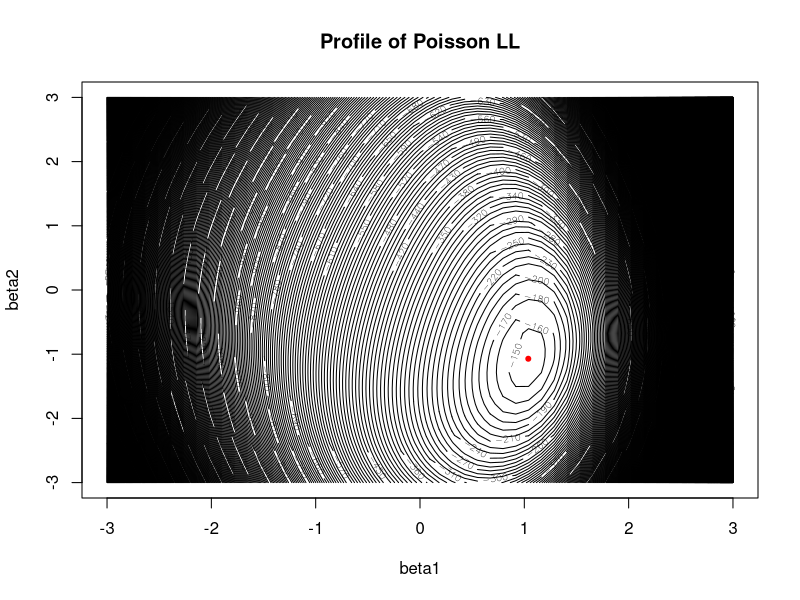
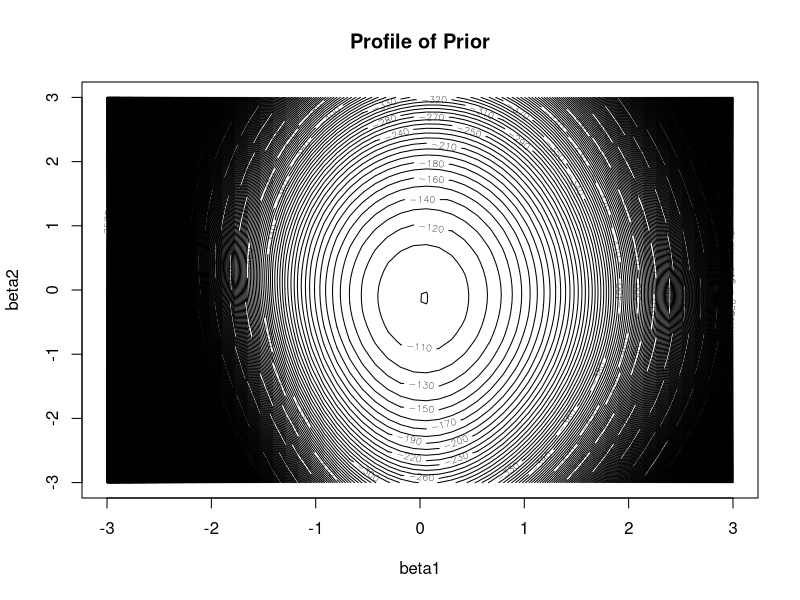
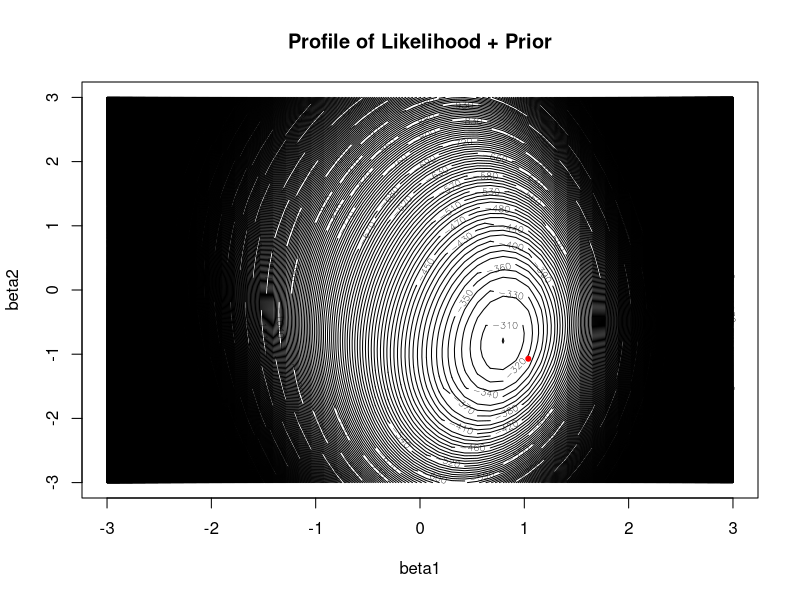
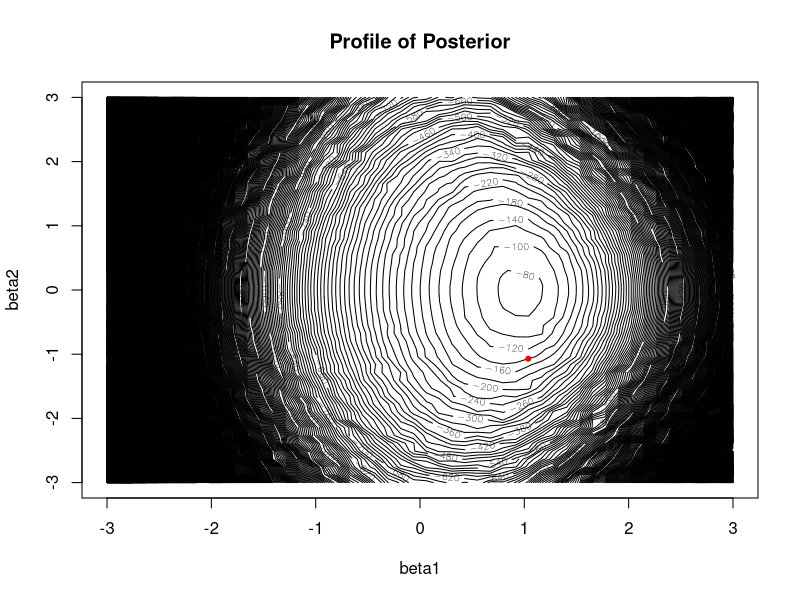

R code for these plots, in order: (Note: this script raises an error after producing the figures.)
library(ggplot2)
set.seed(2018)

#generate data
y = rnorm(100)
z = runif(100, -1, 1)

beta = c(1, -1)

loglambda = beta[1]* y + beta[2] * z
x = rpois(100, exp(loglambda))

#log likelihood function
logll = Vectorize(function(beta1, beta2){
  loglambda = beta1 * y + beta2 * z
  
  sum(dpois(x, exp(loglambda), log = TRUE))
})

#conjugate prior function from Eq 6
prior_form = function(beta1, beta2, covar, response, a0, tau = 1){
  linear_pred = covar %*% c(beta1, beta2)
  bfun = sum(exp(-linear_pred))
  
  reg_pred = sum(response * linear_pred)
  
  a0 * tau * (reg_pred - bfun)
}

#compute contour of log likelihood
betaseq = seq(-3, 3, length.out = 50)
ll_contour = outer(betaseq, betaseq, FUN = logll)

contour(betaseq, betaseq, ll_contour,nlevels = 3000, 
        xlab = "beta1", ylab = "beta2", 
        main = "Profile of Poisson LL")

mle_model = glm(x ~ y + z -1, family = "poisson") #basically works
points(coef(mle_model)[1], coef(mle_model)[2], pch = 20, col = "red")

prior = Vectorize(function(beta1, beta2){
  prior_form(beta1, beta2, cbind(y, z), rep(0, length(x)), 1)
  })

prior_contour = outer(betaseq, betaseq, FUN = prior)
contour(betaseq, betaseq, prior_contour,nlevels = 3000, 
        xlab = "beta1", ylab = "beta2", 
        main = "Profile of Prior")

contour(betaseq, betaseq, ll_contour + prior_contour, nlevels = 3000, 
        xlab = "beta1", ylab = "beta2", main = "Profile of Likelihood + Prior")
points(coef(mle_model)[1], coef(mle_model)[2], pch = 20, col = "red")


posterior = Vectorize(function(beta1, beta2){
  one_sample = function(){
    zcurr = runif(100, -1, 1)
    prior_form(beta1, beta2, cbind(y, zcurr), x/2, 2)
  }
  logprobs = replicate(100, one_sample())
  mean(logprobs)
})
posterior_contour = outer(betaseq, betaseq, FUN = posterior)
contour(betaseq, betaseq, posterior_contour,nlevels = 3000, 
        xlab = "beta1", ylab = "beta2", 
        main = "Profile of Posterior")
points(coef(mle_model)[1], coef(mle_model)[2], pch = 20, col = "red")

df = reshape2::melt(posterior_contour)
df$beta1 = betaseq[df$Var1]
df$beta2 = betaseq[df$Var2]

neglog_trans = scales::trans_new('-log', 
                                 function(x) -log(-x), function(x) -exp(-x))

ggplot(df, aes(beta1, beta2, z = value)) + 
  geom_raster(aes(fill=value)) + geom_contour(breaks = df_quantiles, colour = "black") +
  geom_point(aes(x = beta[1], y = beta[2]), size = 5, colour = "red") +
  scale_fill_gradientn(trans = neglog_trans, colors = terrain.colors(10), 
                       breaks = c(-100, -500, -3000, -10000), 
                       name = expr) +
  xlab(expression(beta[1])) + ylab(expression(beta[2])) +
  scale_x_continuous(expand = c(0,0)) + scale_y_continuous(expand = c(0,0)) +
  theme_bw()


                       